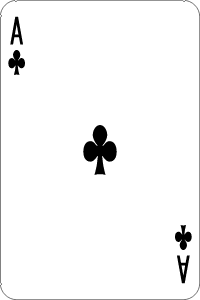
#> input picture sodam/data_files/cards/01c.png, 200 x 300 px
$ python -i emoji.py   (imports and definitions only)
#> lines starting #> are read from the running program, lines starting #| are printed output that depends on the picture
"""사진·그림 → 100×100 투명 커스텀 이모지 한 장.

조사(2026-10-28, telegram-emoji-forge 에이전트 보고) 반영:
풀해상도에서 배경을 빼고(keying) → 알파 bounding box 로 피사체만 잘라 → 정사각 패딩 →
**마지막에 한 번만 Lanczos 로 100px 축소** (작게 자르면 계단·후광이 생김) → 작은 투명 여백.
rembg(무거운 ONNX 모델)는 아직 안 씀 — 기존 keying(흰/검/발광/투명 자동)으로 충분한 경우가 많고,
서버가 작은 VPS라 모델 내려받기가 부담. 더 깔끔한 컷아웃이 필요하면 rembg 를 뒤에 붙일 자리.
"""
from __future__ import annotations

import io

from PIL import Image

from . import keying

EMOJI = 100


def image_to_emoji(data: bytes, mode: str = "auto", margin: float = 0.06) -> Image.Image:
    """사진 bytes → 100×100 RGBA (투명 배경, 피사체 가운데). mode=auto 면 keying 이 흰/검/발광/투명 판별."""
    cut, _ = keying.key_image(io.BytesIO(data), mode=mode)
    cut = cut.convert("RGBA")
    bbox = cut.getchannel("A").getbbox()        # 피사체(불투명)만
    if bbox:
        cut = cut.crop(bbox)
    w, h = cut.size
    if not w or not h:                          # 전부 투명 등 — 원본을 정사각으로
        cut = Image.open(io.BytesIO(data)).convert("RGBA")
        w, h = cut.size
    s = max(w, h)
    square = Image.new("RGBA", (s, s), (0, 0, 0, 0))
    square.paste(cut, ((s - w) // 2, (s - h) // 2))
    inner = max(1, min(EMOJI, int(round(EMOJI * (1 - 2 * max(0.0, min(0.3, margin)))))))
    square = square.resize((inner, inner), Image.LANCZOS)   # 풀해상도 → 한 번에 축소 (후광·계단 방지)
    out = Image.new("RGBA", (EMOJI, EMOJI), (0, 0, 0, 0))
    out.paste(square, ((EMOJI - inner) // 2, (EMOJI - inner) // 2))
    return out


def to_webp(img: Image.Image) -> bytes:
    """100×100 투명 WEBP (정적 커스텀 이모지 규격). 작은 그림이라 lossless 여도 수 KB."""
    if img.size != (EMOJI, EMOJI):
        img = img.convert("RGBA").resize((EMOJI, EMOJI), Image.LANCZOS)
    buf = io.BytesIO()
    img.convert("RGBA").save(buf, "WEBP", lossless=True)
    return buf.getvalue()

>>> from PIL import Image
>>> picture = Image.open('../data_files/cards/01c.png')
#> picture is the input picture: PIL image 200x300 RGBA; mean R, G, B, A 244.9, 244.9, 244.9, 253.4
>>> result = to_webp(picture)
#> in to_webp, `img = img.convert("RGBA").resize((EMOJI, EMOJI), Image.LANCZOS)`:
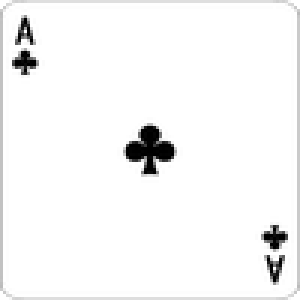
#> img: PIL image 100x100 RGBA (shown 3 times larger); mean R, G, B, A 245.5, 245.5, 245.5, 253.5; transparent parts drawn white

$ run again, on sodam/data_files/cards/02c.png
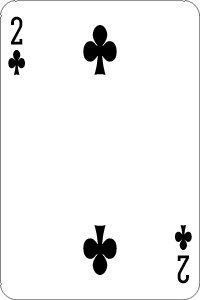
#> input picture sodam/data_files/cards/02c.png, 200 x 300 px
#> picture is the input picture: PIL image 200x300 RGBA; mean R, G, B, A 241.3, 241.3, 241.3, 253.4
#> in to_webp, `img = img.convert("RGBA").resize((EMOJI, EMOJI), Image.LANCZOS)`:
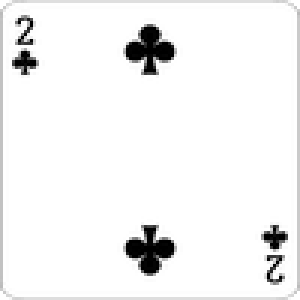
#> img: PIL image 100x100 RGBA (shown 3 times larger); mean R, G, B, A 241.8, 241.8, 241.8, 253.5; transparent parts drawn white

$ run again, on sodam/data_files/cards/04c.png
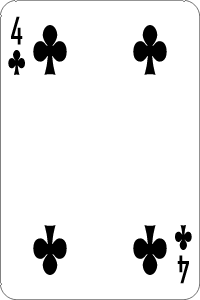
#> input picture sodam/data_files/cards/04c.png, 200 x 300 px
#> picture is the input picture: PIL image 200x300 RGBA; mean R, G, B, A 234, 234, 234, 253.4
#> in to_webp, `img = img.convert("RGBA").resize((EMOJI, EMOJI), Image.LANCZOS)`:
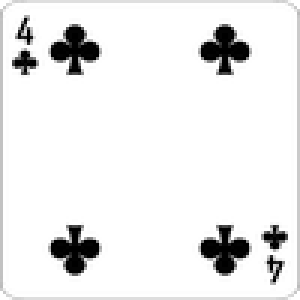
#> img: PIL image 100x100 RGBA (shown 3 times larger); mean R, G, B, A 234.5, 234.5, 234.5, 253.5; transparent parts drawn white
